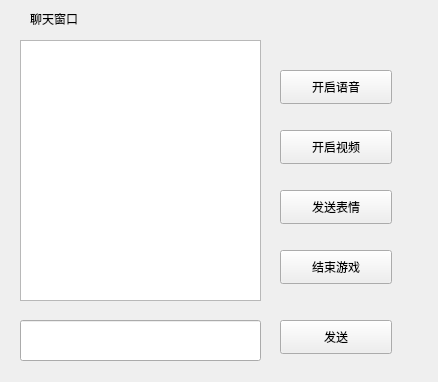
<?xml version="1.0" encoding="UTF-8"?>
<ui version="4.0">
 <class>gamesup</class>
 <widget class="QWidget" name="gamesup">
  <property name="geometry">
   <rect>
    <x>0</x>
    <y>0</y>
    <width>438</width>
    <height>382</height>
   </rect>
  </property>
  <property name="font">
   <font>
    <stylestrategy>PreferDefault</stylestrategy>
   </font>
  </property>
  <property name="cursor">
   <cursorShape>ArrowCursor</cursorShape>
  </property>
  <property name="acceptDrops">
   <bool>false</bool>
  </property>
  <property name="windowTitle">
   <string>Chat</string>
  </property>
  <widget class="QPushButton" name="pushButton">
   <property name="geometry">
    <rect>
     <x>280</x>
     <y>70</y>
     <width>112</width>
     <height>34</height>
    </rect>
   </property>
   <property name="text">
    <string>开启语音</string>
   </property>
  </widget>
  <widget class="QPushButton" name="pushButton_2">
   <property name="geometry">
    <rect>
     <x>280</x>
     <y>130</y>
     <width>112</width>
     <height>34</height>
    </rect>
   </property>
   <property name="text">
    <string>开启视频</string>
   </property>
  </widget>
  <widget class="QPushButton" name="pushButton_3">
   <property name="geometry">
    <rect>
     <x>280</x>
     <y>250</y>
     <width>112</width>
     <height>34</height>
    </rect>
   </property>
   <property name="text">
    <string>结束游戏</string>
   </property>
  </widget>
  <widget class="QLabel" name="label">
   <property name="geometry">
    <rect>
     <x>30</x>
     <y>10</y>
     <width>81</width>
     <height>18</height>
    </rect>
   </property>
   <property name="text">
    <string>聊天窗口</string>
   </property>
  </widget>
  <widget class="QPushButton" name="pushButton_4">
   <property name="geometry">
    <rect>
     <x>280</x>
     <y>190</y>
     <width>112</width>
     <height>34</height>
    </rect>
   </property>
   <property name="text">
    <string>发送表情</string>
   </property>
  </widget>
  <widget class="QLineEdit" name="lineEdit">
   <property name="geometry">
    <rect>
     <x>20</x>
     <y>320</y>
     <width>241</width>
     <height>41</height>
    </rect>
   </property>
  </widget>
  <widget class="QPushButton" name="pushButton_5">
   <property name="geometry">
    <rect>
     <x>280</x>
     <y>320</y>
     <width>112</width>
     <height>34</height>
    </rect>
   </property>
   <property name="text">
    <string>发送</string>
   </property>
  </widget>
  <widget class="QTextBrowser" name="textBrowser">
   <property name="geometry">
    <rect>
     <x>20</x>
     <y>40</y>
     <width>241</width>
     <height>261</height>
    </rect>
   </property>
  </widget>
 </widget>
 <resources/>
 <connections/>
</ui>
